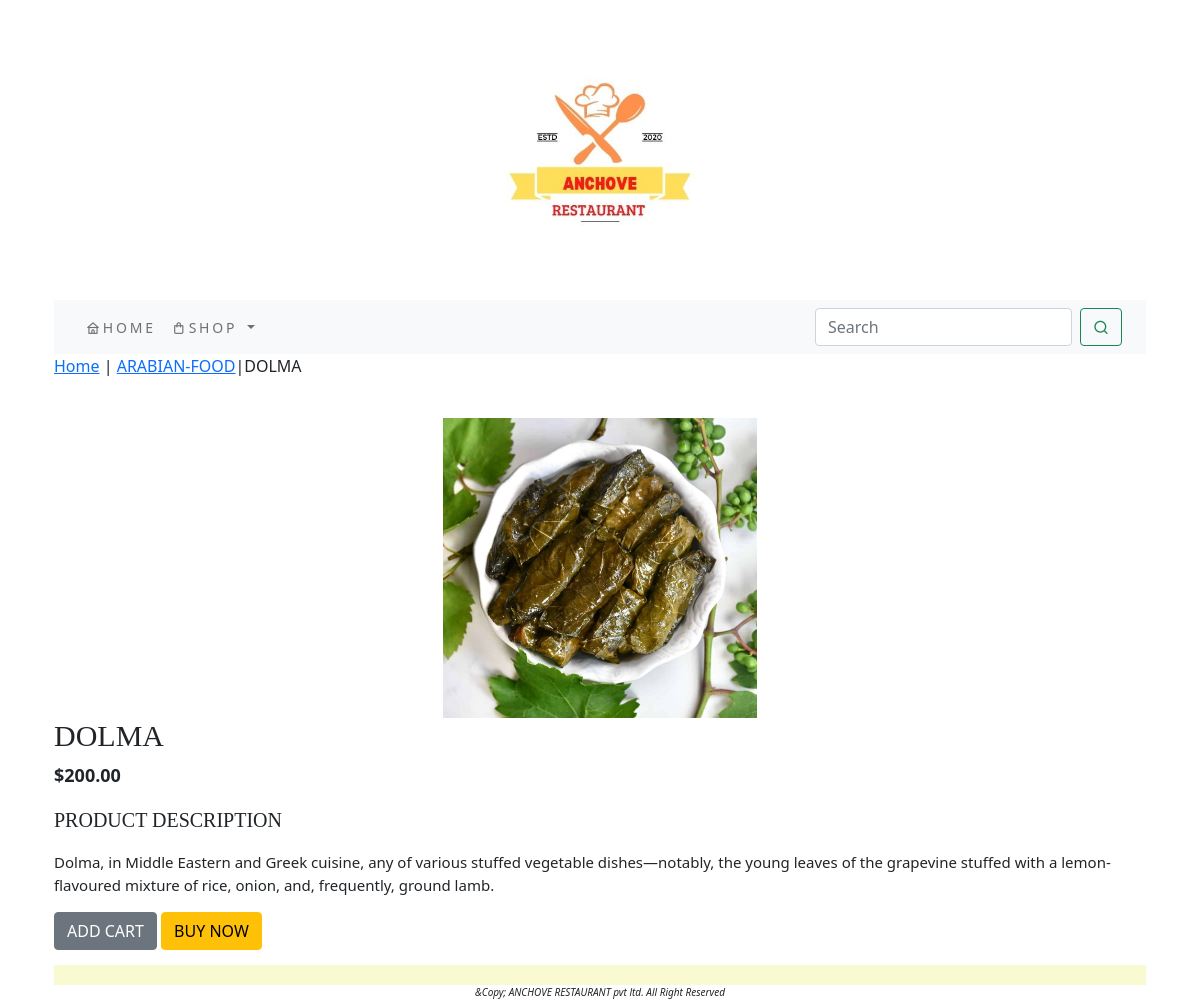
The page /Ekartapp/arabian-food/dolma/ on the database its author committed.
### Ekartapp/models.py (models this page shows, shortened)
class Product(models.Model):
    name = models.CharField(max_length=250, unique=True)
    slug = models.SlugField(max_length=250, unique=True)
    description = models.TextField(blank=True)
    price = models.DecimalField(max_digits=10, decimal_places=2)
    category = models.ForeignKey(Category, on_delete=models.CASCADE)
    image = models.ImageField(upload_to='product', blank=True)
    stock = models.IntegerField()
    available = models.BooleanField(default=True)
    created = models.DateTimeField(auto_now_add=True)
    updated = models.DateTimeField(auto_now=True)
    class Meta:
        ordering = ('name',)
        verbose_name = 'product'
        verbose_name_plural = 'products'

class Category(models.Model):
    name = models.CharField(max_length=250, unique=True)
    slug = models.SlugField(max_length=250, unique=True)
    description = models.TextField(blank=True)
    image = models.ImageField(upload_to='category', blank=True)
    class Meta:
        ordering = ('name',)
        verbose_name = 'category'
        verbose_name_plural = 'categories'
    def get_url(self):
        return  reverse('Ekartapp:Products_by_category', args=[self.slug])
    def __str__(self):
        return '{}'.format(self.name)

### Ekartapp/views.py (the view)
# urls.py: path('<slug:c_slug>/<slug:product_slug>/', views.proDetail, name='proCatdetail'),
def proDetail(request, c_slug, product_slug):
    try:
        product = Product.objects.get(category__slug=c_slug, slug=product_slug)
    except Exception as e:
        raise e
    return render(request, 'product.html', {'product': product})

### Ekartapp/context_processors.py (called while the page is built)
def menu_links(request):
    links = Category.objects.all()
    return dict(links=links)

### cart/context_processors.py (called while the page is built)
def counter(request):
    item_count = 0
    if 'admin' in request.path:
        return {}
    else:
        try:
            cart = Cart.objects.filter(cart_id=_cart_id(request))
            car_items = CartItem.objects.all().filter(cart=cart[:1])
            for cart_item in car_items:
                item_count += cart_item.quantity
        except Cart.DoesNotExisit:
            item_count = 0
    return dict(item_count=item_count)

### cart/views.py (called while the page is built)
def _cart_id(request):
    cart = request.session.session_key
    if not cart:
        cart = request.session.create()
    return cart

### templates/product.html (shortened to what this page needs)
{% extends 'base.html' %}
{% load static %}
{% block content %}
<div>
    <div>
        <p><a href="{% url 'Ekartapp:allProdCat' %}">Home</a> | <a href="{{product.category.get_url}}">{{product.category}}</a>|{{product.name}}</p>
    </div>
</div>
<br>
<div>
    <div class="container">
        <div class="text-center">
            <img class="my_image" style="width:30%; height:300px;" src="{{product.image.url}}" alt="{{product.name}}">
        </div>
    </div>
     <div>
        <div>
            <h1 class="prod " style="font-size:30px; text-transform : uppercase; font-family:Times New Roman, Times, serif;">{{product.name}}</h1>
            <p class="price" style="font-size:18px; font-weight:bold">${{product.price}}</p>
            <p class="title" style="font-size:20px; text-transform : uppercase; font-family:Times New Roman, Times, serif;">Product Description</p>
            <p class="para" style="font-family:italic small-caps bold 12px/30px Georgia, serif; font-size:15px">{{product.description}}</p>
            {% if product.stock <= 0 %}
            <p><b><i>OUT OF STOCK</i></b></p>
            {% else %}
            <a class="btn btn-secondary" href="{% url 'cart:add_cart' product.id %}">ADD CART</a>
            <a class="btn btn-warning" href="{% url 'cart:add_cart' product.id %}">BUY NOW</a>
            {% endif %}
            {% endblock %}

### static/custom.css (style rules this page uses)
body { font-family: 'Roboto', sans-serif; }
.my_image { width:100%; height:150%; }

### rows shown on the page
Product: category "ARABIAN-FOOD", name "DOLMA", image (picture), price "200.00", description "Dolma, in Middle Eastern and Greek cuisine, any of various stuffed vegetable dishes—notably, the young leaves of the grapevine stuffed with a lemon-flavoured mixture of rice, onion, and, frequently, ground lamb."
